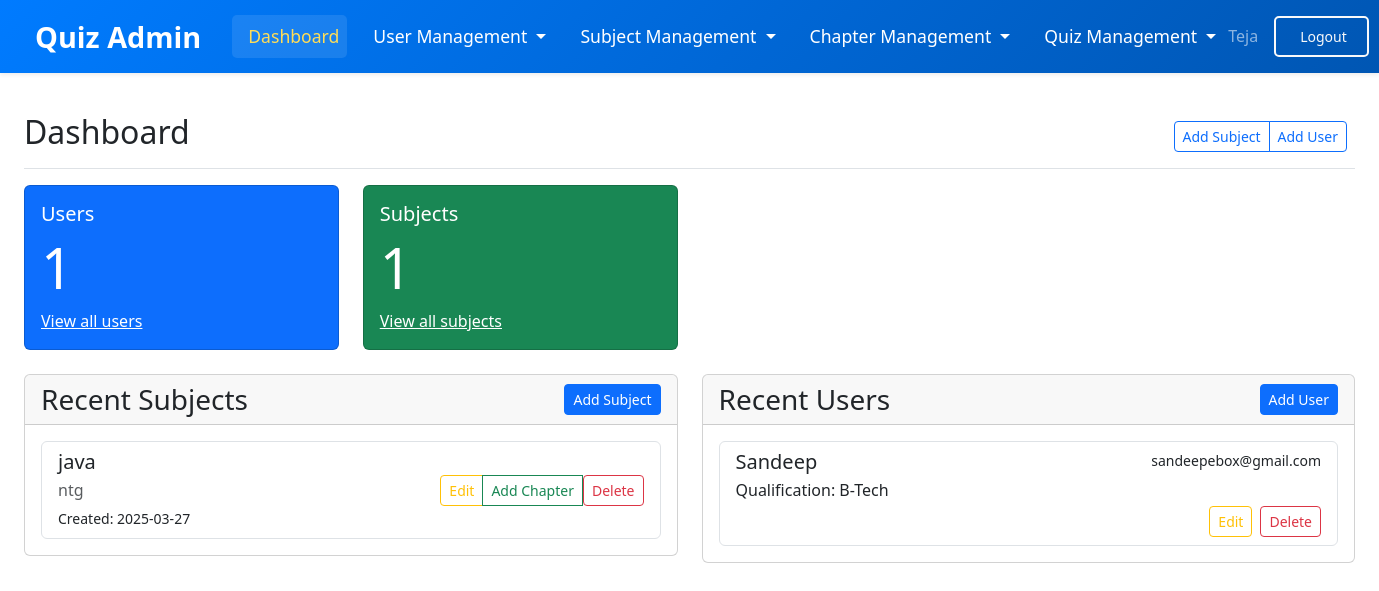
The app's page /admin/dashboard (signed in), older data.
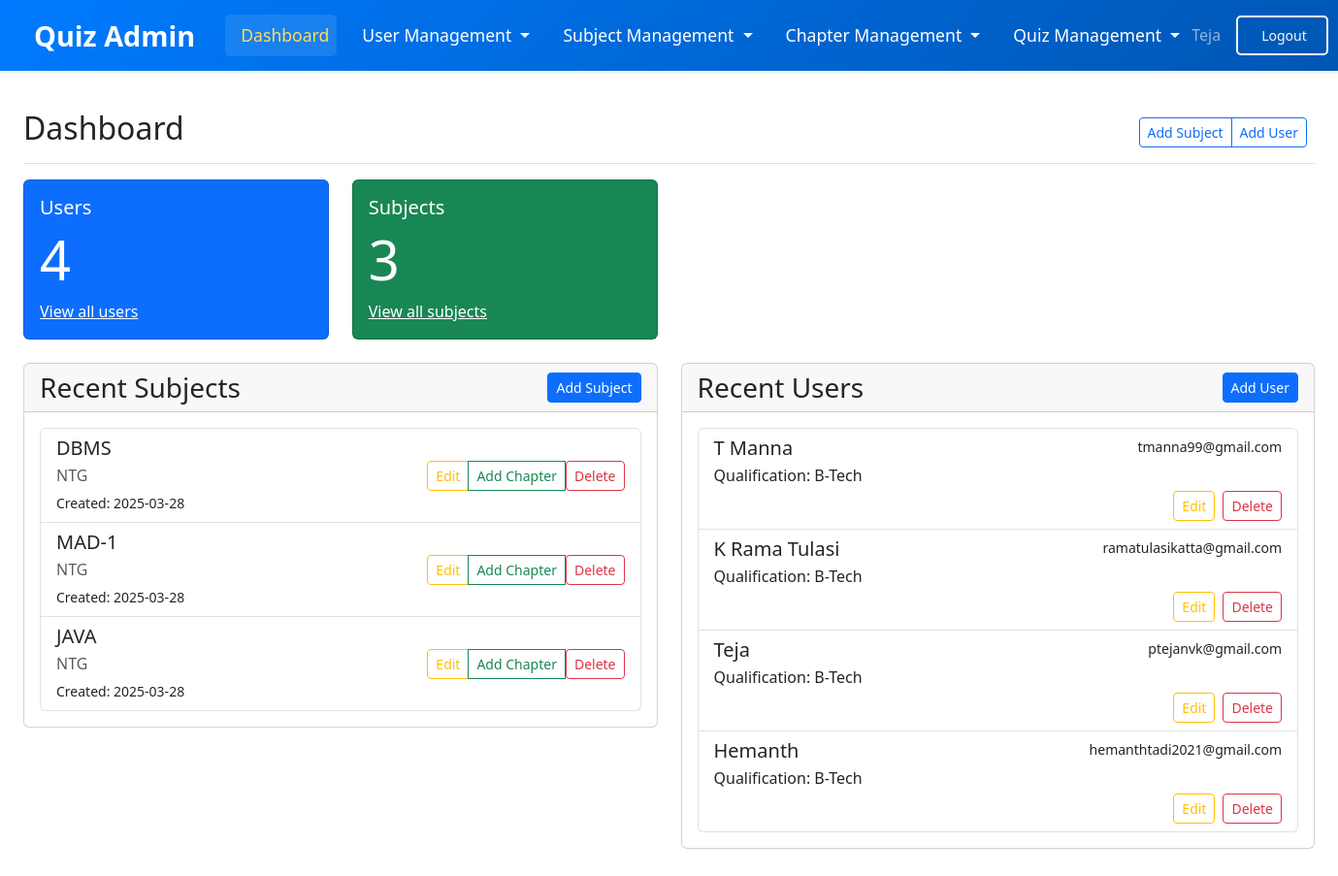
The same page, newer data.
### models/models.py (models this page shows)
class User(db.Model, UserMixin):
    __tablename__ = 'user'
    id = db.Column(db.Integer , primary_key = True,autoincrement=True)
    email = db.Column(db.String(150) , unique=True)
    password = db.Column(db.String(150))
    name = db.Column(db.String(150))
    qualification = db.Column(db.String(150))
    dob = db.Column(db.Date, nullable=True)
    is_admin = db.Column(db.Boolean, default=False)
    scores = db.relationship('Score', backref='user', lazy=True)

class Subject(db.Model , UserMixin):
    __tablename__ = 'subject'
    id = db.Column(db.Integer,primary_key = True , autoincrement=True)
    name = db.Column(db.String(150))
    description = db.Column(db.Text)
    created_time = db.Column(db.DateTime, default=datetime.utcnow)
    chapters = db.relationship('Chapter', backref='subject', lazy=True, cascade='all, delete-orphan')

### models/admin.py (the view)
@admin.route('/dashboard')
@login_required
@admin_required
def dashboard():
    users = User.query.filter_by(is_admin=False).all()
    subjects = Subject.query.all()
    return render_template('admin/dashboard.html' , user=current_user, subjects=subjects, users=users)

### models/__init__.py (called while the page is built)
def create_app():
    app = Flask(__name__, template_folder=r'C:\Users\DELL\OneDrive\Desktop\quiz-app(final)\quiz-application\templates')
    app.config['SECRET_KEY'] = '24f1005262'
    app.config['SQLALCHEMY_DATABASE_URI'] = f'sqlite:///{DB_NAME}'
    app.config['SQLALCHEMY_TRACK_MODIFICATIONS'] = False
    db.init_app(app)
    l_manager = LoginManager()
    l_manager.login_view = 'auth.login'
    l_manager.init_app(app)
    from .models import User
    @l_manager.user_loader
    def load_user(id):
        return User.query.get(int(id))
    from .auth import auth
    from .views import views
    from .admin import admin
    app.register_blueprint(auth, url_prefix='/')
    app.register_blueprint(views, url_prefix='/')
    app.register_blueprint(admin, url_prefix='/admin')
    create_database(app)
    create_admin(app)
    return app

### models/admin.py (called while the page is built)
def admin_required(f):
    @wraps(f)
    def decorated_function(*args, **kwargs):
        if not current_user.is_authenticated or not current_user.is_admin:
            flash('Access denied. Admin privileges required.', category='error')
            return redirect(url_for('views.home'))
        return f(*args, **kwargs)
    return decorated_function

### templates/admin/dashboard.html (shortened to what this page needs)
{% extends "admin/admin_layout.html" %}
{% block admin_content %}
<div class="d-flex justify-content-between flex-wrap flex-md-nowrap align-items-center pt-3 pb-2 mb-3 border-bottom">
    <h1 class="h2">Dashboard</h1>
    <div class="btn-toolbar mb-2 mb-md-0">
        <div class="btn-group me-2">
            <a href="{{ url_for('admin.add_subject') }}" class="btn btn-sm btn-outline-primary">Add Subject</a>
            <a href="{{ url_for('admin.add_user') }}" class="btn btn-sm btn-outline-primary">Add User</a>
        </div>
    </div>
</div>
<div class="row">
    <div class="col-md-6 col-lg-3 mb-4">
        <div class="card text-white bg-primary">
            <div class="card-body">
                <div class="d-flex justify-content-between align-items-center">
                    <div>
                        <h5 class="card-title">Users</h5>
                        <h2 class="display-4">{{ users|length }}</h2>
                    </div>
                </div>
                <a href="{{ url_for('admin.users') }}" class="text-white">View all users </a>
            </div>
        </div>
    </div>
    <div class="col-md-6 col-lg-3 mb-4">
        <div class="card text-white bg-success">
            <div class="card-body">
                <div class="d-flex justify-content-between align-items-center">
                    <div>
                        <h5 class="card-title">Subjects</h5>
                        <h2 class="display-4">{{ subjects|length }}</h2>
                    </div>
                </div>
                <a href="{{ url_for('admin.view_all_subjects')}}" class="text-white">View all subjects </a>
            </div>
        </div>
    </div>
</div>
<div class="row">
    <div class="col-lg-6">
        <div class="card mb-4" id="subjectsList">
            <div class="card-header d-flex justify-content-between align-items-center">
                <h3 class="mb-0">Recent Subjects</h3>
                <a href="{{ url_for('admin.add_subject') }}" class="btn btn-primary btn-sm">Add Subject</a>
            </div>
            <div class="card-body">
                <div class="list-group">
                    {% for subject in subjects[:5] %}
                        <div class="list-group-item list-group-item-action d-flex justify-content-between align-items-center">
                            <div>
                                <h5 class="mb-1">{{ subject.name }}</h5>
                                <p class="mb-1 text-muted">{{ subject.description }}</p>
                                <small>Created: {{ subject.created_time.strftime('%Y-%m-%d') }}</small>
                            </div>
                            <div class="btn-group">
                                <a href="{{ url_for('admin.edit_subject', subject_id=subject.id) }}" class="btn btn-sm btn-outline-warning">Edit</a>
                                <a href="{{ url_for('admin.add_chapter', subject_id=subject.id) }}" class="btn btn-sm btn-outline-success">Add Chapter</a>
                                <form action="{{ url_for('admin.delete_subject', subject_id=subject.id) }}" method="POST" class="d-inline">
                                    <button type="submit" class="btn btn-sm btn-outline-danger" onclick="return confirm('Are you sure you want to delete this subject?')">Delete</button>
                                </form>
                            </div>
                        </div>
                    {% endfor %}
                </div>
            </div>
        </div>
    </div>
    <div class="col-lg-6">
        <div class="card mb-4">
            <div class="card-header d-flex justify-content-between align-items-center">
                <h3 class="mb-0">Recent Users</h3>
                <a href="{{ url_for('admin.add_user') }}" class="btn btn-primary btn-sm">Add User</a>
            </div>
            <div class="card-body">
                <div class="list-group">
                    {% for user in users[:5] %}
                        <div class="list-group-item">
                            <div class="d-flex w-100 justify-content-between">
                                <h5 class="mb-1">{{ user.name }}</h5>
                                <small>{{ user.email }}</small>
                            </div>
                            <p class="mb-1">Qualification: {{ user.qualification }}</p>
                            <div class="d-flex justify-content-end">
                                <a href="{{ url_for('admin.edit_user', user_id=user.id) }}" class="btn btn-sm btn-outline-warning me-2">Edit</a>
                                <form action="{{ url_for('admin.delete_user', user_id=user.id) }}" method="POST" class="d-inline">
                                    <button type="submit" class="btn btn-sm btn-outline-danger" onclick="return confirm('Are you sure you want to delete this user?')">Delete</button>
                                </form>
                            </div>
                        </div>
                    {% endfor %}
                </div>
            </div>
        </div>
    </div>
</div>
{% endblock %}

### templates/admin/admin_layout.html (shortened to what this page needs)
{% extends "layout.html" %}
{% block content %}
<nav class="navbar navbar-expand-lg navbar-dark bg-dark shadow-sm sticky-top">
    <div class="container-fluid">
        <a class="navbar-brand" href="{{ url_for('admin.dashboard') }}">
            Quiz Admin
        </a>
        <div class="collapse navbar-collapse" id="adminNavbar">
            <ul class="navbar-nav me-auto mb-2 mb-lg-0">
                <li class="nav-item">
                    <a class="nav-link {% if request.endpoint == 'admin.dashboard' %}active{% endif %}" href="{{ url_for('admin.dashboard') }}">
                        Dashboard
                    </a>
                </li>
                <li class="nav-item dropdown">
                    <a class="nav-link dropdown-toggle {% if request.endpoint in ['admin.users', 'admin.add_user'] %}active{% endif %}" href="#" id="userDropdown" role="button" data-bs-toggle="dropdown" aria-expanded="false">
                        User Management
                    </a>
                </li>
                <li class="nav-item dropdown">
                    <a class="nav-link dropdown-toggle " href="#" id="subjectDropdown" role="button" data-bs-toggle="dropdown" aria-expanded="false">
                        Subject Management
                    </a>
                </li>
                <li class="nav-item dropdown">
                    <a class="nav-link dropdown-toggle " href="#" id="chapterDropdown" role="button" data-bs-toggle="dropdown" aria-expanded="false">
                        Chapter Management
                    </a>
                </li>
                <li class="nav-item dropdown">
                    <a class="nav-link dropdown-toggle " href="#" id="quizDropdown" role="button" data-bs-toggle="dropdown" aria-expanded="false">
                        Quiz Management
                    </a>
                </li>
            </ul>
            <div class="d-flex">
                <span class="navbar-text me-3">
                     {{ user.name }}
                </span>
                <a href="{{ url_for('auth.logout') }}" class="btn btn-outline-light btn-sm">
                    Logout
                </a>
            </div>
        </div>
    </div>
</nav>
<div class="container-fluid py-4 px-4">
    {% block admin_content %}{% endblock %}
</div>
{% endblock content %}

### templates/layout.html (shortened to what this page needs)
<!DOCTYPE html>
<html lang="en">
  <head>
    <link
      href="https://cdn.jsdelivr.net/npm/bootstrap@5.3.0/dist/css/bootstrap.min.css"
      rel="stylesheet"
    />
  </head>
  <body>
    {% block content %}{% endblock %}
  </body>
</html>

### templates/layout.html (style rules this page uses)
.navbar { background: linear-gradient(135deg, #007bff, #0056b3); padding: 15px 0; transition: 0.3s ease-in-out; }
.navbar-brand { font-size: 1.8rem; font-weight: bold; color: #fff; transition: 0.3s; padding: 0 15px; }
.navbar-nav { align-items: center; gap: 10px; }
.navbar-nav .nav-link { color: #ffffff; font-size: 1.1rem; padding: 8px 15px; transition: 0.3s; border-radius: 5px; }
.navbar-nav .nav-link:hover, .navbar-nav .nav-link.active { color: #ffdd57; background-color: rgba(255, 255, 255, 0.1); }
.nav-item { display: flex; align-items: center; }
.navbar .btn-outline-light { padding: 8px 20px; border-width: 2px; font-weight: 500; border-radius: 5px; transition: all 0.3s ease; }
.navbar-collapse { justify-content: flex-end; }

Row changes from the older to the newer data that the page shows:
removed Subject: name "java", description "ntg", created_time "2025-03-27"
added Subject: name "DBMS", description "NTG", created_time "2025-03-28"
added Subject: name "MAD-1", description "NTG", created_time "2025-03-28"
added Subject: name "JAVA", description "NTG", created_time "2025-03-28"
changed User: name "Sandeep" → "T Manna"; email "sandeepebox@gmail.com" → "tmanna99@gmail.com"
added User: name "K Rama Tulasi", email "ramatulasikatta@gmail.com", qualification "B-Tech"
added User: name "Teja", email "ptejanvk@gmail.com", qualification "B-Tech"
added User: name "Hemanth", email "hemanthtadi2021@gmail.com", qualification "B-Tech"
Text that changed along with them:
{{ users|length }}: "1" → "4"
{{ subjects|length }}: "1" → "3"
